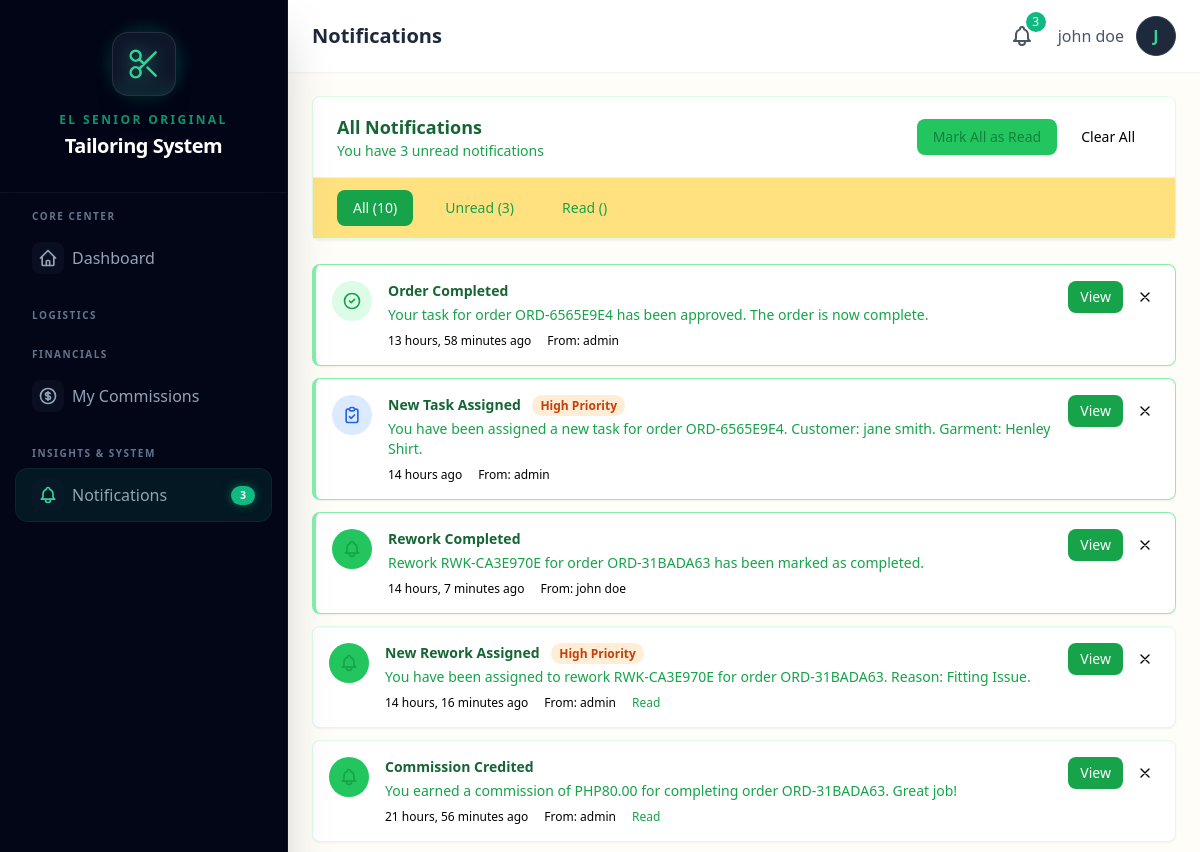
Page /notifications/ (signed in, upper part) on the earlier database version.
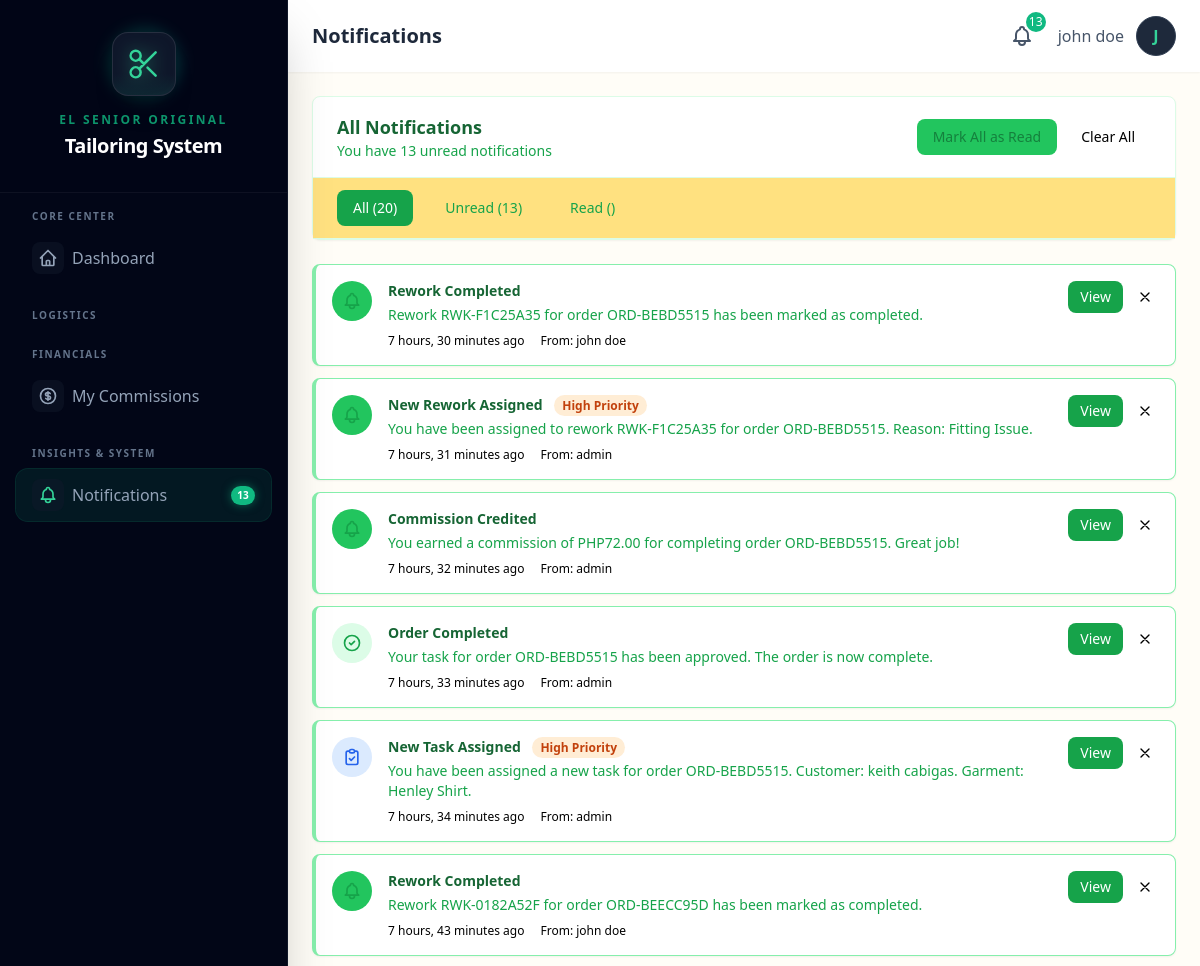
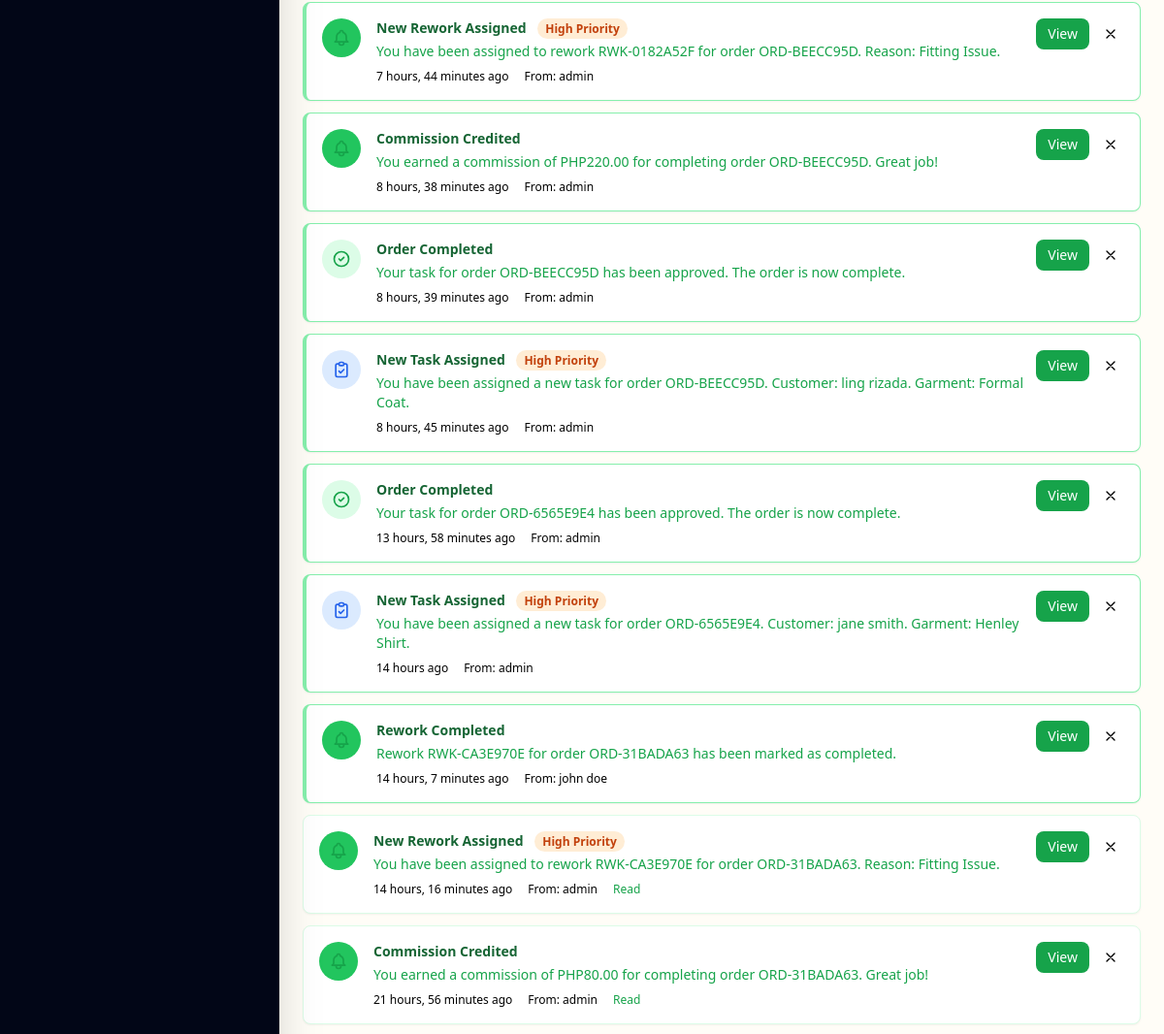
Same page on the later database version (2 pictures, top to bottom).
### core/models.py (models this page shows, shortened)
class Notification(models.Model):
    TYPE_CHOICES = [
        ('task_assigned', 'Task Assigned'),
        ('task_started', 'Task Started'),
        ('task_completed', 'Task Completed'),
        ('task_approved', 'Order Completed'),
        ('order_created', 'Order Created'),
        ('payment_received', 'Payment Received'),
        ('low_stock', 'Low Stock Alert'),
        ('rework_assigned', 'Rework Assigned'),
        ('rework_completed', 'Rework Completed'),
        ('general', 'General'),
    ]
    PRIORITY_CHOICES = [
        ('low', 'Low'),
        ('normal', 'Normal'),
        ('high', 'High'),
        ('urgent', 'Urgent'),
    ]
    recipient = models.ForeignKey(
        User,
        on_delete=models.CASCADE,
        related_name='notifications'
    )
    sender = models.ForeignKey(
        User,
        on_delete=models.SET_NULL,
        null=True,
        blank=True,
        related_name='sent_notifications'
    )
    notification_type = models.CharField(
        max_length=30,
        choices=TYPE_CHOICES,
        default='general'
    )
    title = models.CharField(max_length=200)
    message = models.TextField()
    priority = models.CharField(
        max_length=10,
        choices=PRIORITY_CHOICES,
        default='normal'
    )
    order = models.ForeignKey(
        Order,
        on_delete=models.CASCADE,
        null=True,
        blank=True,
        related_name='notifications'
    )
    task = models.ForeignKey(
        'TailoringTask',
        on_delete=models.CASCADE,
        null=True,
        blank=True,
        related_name='notifications'
    )
    action_url = models.CharField(max_length=500, blank=True)
    is_read = models.BooleanField(default=False)
    read_at = models.DateTimeField(null=True, blank=True)
    created_at = models.DateTimeField(auto_now_add=True)
    class Meta:
        ordering = ['-created_at']
        verbose_name = "Notification"
        verbose_name_plural = "Notifications"
        indexes = [
            models.Index(fields=['recipient', 'is_read']),
            models.Index(fields=['recipient', '-created_at']),
        ]
    @classmethod
    def get_unread_count(cls, user):
        return cls.objects.filter(recipient=user, is_read=False).count()
    @classmethod
    def get_recent_notifications(cls, user, limit=10):
        return cls.objects.filter(recipient=user).select_related(
            'sender', 'order', 'task'
        )[:limit]

### core/views.py (the view)
# urls.py: path("notifications/", views.notification_list, name="notification_list"),
@login_required
def notification_list(request):
    filter_type = request.GET.get("filter", "all")
    notifications = (
        Notification.objects.filter(recipient=request.user)
        .select_related("sender", "order", "task")
        .order_by("-created_at")
    )
    if filter_type == "unread":
        notifications = notifications.filter(is_read=False)
    elif filter_type == "read":
        notifications = notifications.filter(is_read=True)
    paginator = Paginator(notifications, 20)
    page = request.GET.get("page", 1)
    notifications = paginator.get_page(page)
    total_count = Notification.objects.filter(recipient=request.user).count()
    unread_count = Notification.objects.filter(
        recipient=request.user, is_read=False
    ).count()
    context = {
        "notifications": notifications,
        "filter_type": filter_type,
        "total_count": total_count,
        "unread_count": unread_count,
    }
    if request.headers.get("HX-Request"):
        return render(request, "notifications/partials/notification_list.html", context)
    return render(request, "notifications/list.html", context)

### templates/notifications/list.html (shortened to what this page needs)
{% extends 'base.html' %}
{% block page_title %}Notifications{% endblock %}
{% block content %}
<div class="max-w-4xl mx-auto">
    <div class="bg-white rounded-lg shadow-sm border border-green-100 mb-6">
        <div class="px-6 py-4 border-b border-green-100 flex flex-col sm:flex-row sm:items-center sm:justify-between gap-4">
            <div>
                <h2 class="text-lg font-semibold text-green-800">All Notifications</h2>
                <p class="text-sm text-green-600">
                    {% if unread_count > 0 %}
                        You have {{ unread_count }} unread notification{{ unread_count|pluralize }}
                    {% else %}
                        No unread notifications
                    {% endif %}
                </p>
            </div>
            <div class="flex items-center gap-2">
                {% if unread_count > 0 %}
                <form method="post" action="{% url 'notification_mark_all_read' %}" class="inline">
                    <button type="submit"
                            class="px-4 py-2 text-sm bg-green-500 text-green-700 rounded-lg hover:bg-green-500 transition-colors">
                        Mark All as Read
                    </button>
                </form>
                {% endif %}
                {% if total_count > 0 %}
                <form method="post" action="{% url 'notification_clear_all' %}" class="inline"
                      onsubmit="return confirm('Are you sure you want to clear all notifications?')">
                    <button type="submit"
                            class="px-4 py-2 text-sm bg-salmon-100 text-salmon-500 rounded-lg hover:bg-salmon-200 transition-colors">
                        Clear All
                    </button>
                </form>
                {% endif %}
            </div>
        </div>
        <div class="px-6 py-3 bg-cream-500 border-b border-green-100">
            <div class="flex gap-4">
                <a href="?filter=all"
                   class="px-4 py-2 text-sm rounded-lg transition-colors {% if filter_type == 'all' %}bg-green-600 text-white{% else %}text-green-600 hover:bg-green-500{% endif %}">
                    All ({{ total_count }})
                </a>
                <a href="?filter=unread"
                   class="px-4 py-2 text-sm rounded-lg transition-colors {% if filter_type == 'unread' %}bg-green-600 text-white{% else %}text-green-600 hover:bg-green-500{% endif %}">
                    Unread ({{ unread_count }})
                </a>
                <a href="?filter=read"
                   class="px-4 py-2 text-sm rounded-lg transition-colors {% if filter_type == 'read' %}bg-green-600 text-white{% else %}text-green-600 hover:bg-green-500{% endif %}">
                    Read ({{ total_count|add:"-"|add:unread_count }})
                </a>
            </div>
        </div>
    </div>
    <div id="notification-list" class="space-y-3">
        {% include 'notifications/partials/notification_list.html' %}
    </div>
</div>
{% endblock %}

### templates/base.html (shortened to what the changed rows need)
<!DOCTYPE html>
<html lang="en">
<head>
    {% load static %}
    <script src="{% static 'js/tailwind.js' %}"></script>
</head>
<body class="bg-cream-50 min-h-screen">
    {% block body %}
    {% if user.is_authenticated %}
    <div x-data="{ sidebarOpen: false }" class="flex h-screen overflow-hidden">
        <aside :class="sidebarOpen ? 'translate-x-0' : '-translate-x-full'"
            class="fixed inset-y-0 left-0 z-30 w-72 bg-slate-950 border-r border-slate-800/50 transform transition-all duration-300 ease-in-out lg:translate-x-0 lg:static lg:inset-auto no-print shadow-2xl overflow-y-auto scrollbar-thin scrollbar-thumb-slate-800 scrollbar-track-transparent">
            <div class="sticky top-0 z-20 flex flex-col items-center justify-center py-8 px-6 bg-slate-950/80 backdrop-blur-md border-b border-white/5">
                <h2 class="mt-4 text-center">
                    <span class="block text-xs uppercase tracking-[0.2em] text-emerald-500 font-bold mb-1 opacity-80">El Senior Original</span>
                    <span class="block text-xl font-black text-white tracking-tight">Tailoring System</span>
                </h2>
            </div>
            <nav class="mt-4 px-4 pb-8 space-y-6">
                <div>
                    <div class="space-y-1">
                        <a href="{% url 'notification_list' %}"
                            class="flex items-center px-4 py-2.5 text-slate-400 rounded-xl hover:bg-white/5 hover:text-white transition-all duration-200 group {% if 'notifications' in request.path %}bg-emerald-500/10 text-emerald-400 ring-1 ring-emerald-500/20{% endif %}">
                            <div class="w-8 h-8 flex items-center justify-center mr-2 rounded-lg bg-slate-900/50 group-hover:bg-emerald-500/10 transition-colors">
                                <svg class="w-5 h-5 {% if 'notifications' in request.path %}text-emerald-400{% else %}group-hover:text-emerald-400{% endif %}"
                                    fill="none" stroke="currentColor" viewBox="0 0 24 24">
                                    <path stroke-linecap="round" stroke-linejoin="round" stroke-width="2"
                                        d="M15 17h5l-1.405-1.405A2.032 2.032 0 0118 14.158V11a6.002 6.002 0 00-4-5.659V5a2 2 0 10-4 0v.341C7.67 6.165 6 8.388 6 11v3.159c0 .538-.214 1.055-.595 1.436L4 17h5m6 0v1a3 3 0 11-6 0v-1m6 0H9" />
                                </svg>
                            </div>
                            <span class="font-medium">Notifications</span>
                            {% if unread_notification_count > 0 %}
                            <span class="ml-auto bg-emerald-500 text-white text-[10px] font-bold rounded-full px-1.5 py-0.5 min-w-[1.5rem] text-center shadow-[0_0_10px_rgba(16,185,129,0.5)]">{{ unread_notification_count }}</span>
                            {% endif %}
                        </a>
                    </div>
                </div>
            </nav>
        </aside>
        <div class="flex-1 flex flex-col overflow-hidden">
            <header class="bg-white shadow-sm z-10 no-print">
                <div class="flex items-center justify-between px-6 py-4">
                    <h1 class="text-xl font-semibold text-slate-800">{% block page_title %}Dashboard{% endblock %}</h1>
                    <div class="flex items-center gap-4">
                        <div x-data="{ notifOpen: false }" class="relative">
                            <button @click="notifOpen = !notifOpen" @click.away="notifOpen = false"
                                class="relative p-2 text-slate-600 hover:text-slate-800 hover:bg-slate-100 rounded-full focus:outline-none transition-colors"
                                hx-get="{% url 'notification_dropdown' %}" hx-trigger="click"
                                hx-target="#notification-dropdown-content" hx-swap="innerHTML">
                                {% if unread_notification_count > 0 %}
                                <span
                                    class="absolute -top-1 -right-1 bg-emerald-500 text-white text-xs rounded-full h-5 w-5 flex items-center justify-center animate-pulse">
                                    {{ unread_notification_count|default:0 }}
                                </span>
                                {% endif %}
                            </button>
                        </div>
                    </div>
            </header>
            <main class="flex-1 overflow-y-auto p-6">
                {% block content %}{% endblock %}
            </main>
        </div>
    </div>
    {% else %}
    {% block unauthenticated_content %}{% endblock %}
    {% endif %}
    {% endblock %}
</body>
</html>

### templates/notifications/partials/notification_item.html (shortened to what the changed rows need)
{% load static %}
<div id="notification-{{ notification.pk }}"
     class="bg-white rounded-lg shadow-sm border {% if not notification.is_read %}border-green-300 border-l-4 border-l-brown-500{% else %}border-green-100{% endif %} p-4 hover:shadow-md transition-shadow">
    <div class="flex items-start gap-4">
        <div class="flex-shrink-0">
            {% if notification.notification_type == 'task_assigned' %}
            <div class="w-10 h-10 rounded-full bg-blue-100 flex items-center justify-center">
                <svg class="w-5 h-5 text-blue-600" fill="none" stroke="currentColor" viewBox="0 0 24 24">
                    <path stroke-linecap="round" stroke-linejoin="round" stroke-width="2"
                          d="M9 5H7a2 2 0 00-2 2v12a2 2 0 002 2h10a2 2 0 002-2V7a2 2 0 00-2-2h-2M9 5a2 2 0 002 2h2a2 2 0 002-2M9 5a2 2 0 012-2h2a2 2 0 012 2m-6 9l2 2 4-4"/>
                </svg>
            </div>
            {% elif notification.notification_type == 'task_approved' %}
            <div class="w-10 h-10 rounded-full bg-green-100 flex items-center justify-center">
                <svg class="w-5 h-5 text-green-600" fill="none" stroke="currentColor" viewBox="0 0 24 24">
                    <path stroke-linecap="round" stroke-linejoin="round" stroke-width="2"
                          d="M9 12l2 2 4-4m6 2a9 9 0 11-18 0 9 9 0 0118 0z"/>
                </svg>
            </div>
            {% else %}
            <div class="w-10 h-10 rounded-full bg-green-500 flex items-center justify-center">
            </div>
            {% endif %}
        </div>
        <div class="flex-1 min-w-0">
            <div class="flex items-start justify-between gap-2">
                <div>
                    <h4 class="text-sm font-semibold text-green-800 {% if not notification.is_read %}font-bold{% endif %}">
                        {{ notification.title }}
                        {% if notification.priority == 'urgent' %}
                        <span class="ml-2 px-2 py-0.5 text-xs bg-salmon-100 text-salmon-500 rounded-full">Urgent</span>
                        {% elif notification.priority == 'high' %}
                        <span class="ml-2 px-2 py-0.5 text-xs bg-orange-100 text-orange-700 rounded-full">High Priority</span>
                        {% endif %}
                    </h4>
                    <p class="text-sm text-green-600 mt-1">{{ notification.message }}</p>
                    <div class="flex items-center gap-4 mt-2 text-xs text-cream-600">
                        <span>{{ notification.created_at|timesince }} ago</span>
                        {% if notification.sender %}
                        <span>From: {{ notification.sender.get_full_name|default:notification.sender.username }}</span>
                        {% endif %}
                        {% if notification.is_read %}
                        <span class="text-green-600">Read</span>
                        {% endif %}
                    </div>
                </div>
                <div class="flex items-center gap-2 flex-shrink-0">
                    {% if notification.action_url %}
                    <a href="{% url 'notification_mark_read' notification.pk %}"
                       class="px-3 py-1.5 text-sm bg-green-600 text-white rounded-lg hover:bg-green-700 transition-colors">
                        View
                    </a>
                    {% elif not notification.is_read %}
                    <a href="{% url 'notification_mark_read' notification.pk %}"
                       class="px-3 py-1.5 text-sm bg-green-500 text-green-700 rounded-lg hover:bg-green-500 transition-colors">
                        Mark Read
                    </a>
                    {% endif %}
                    <form method="post" action="{% url 'notification_delete' notification.pk %}" class="inline">
                        <button type="submit"
                                class="p-1.5 text-cream-600 hover:text-salmon-500 hover:bg-salmon-50 rounded transition-colors"
                                title="Delete notification">
                            <svg class="w-4 h-4" fill="none" stroke="currentColor" viewBox="0 0 24 24">
                                <path stroke-linecap="round" stroke-linejoin="round" stroke-width="2" d="M6 18L18 6M6 6l12 12"/>
                            </svg>
                        </button>
                    </form>
                </div>
            </div>
        </div>
    </div>
</div>

Differences in the rows shown:
added Notification: notification_type "rework_completed" (drawn), title "Rework Completed", message "Rework RWK-F1C25A35 for order ORD-BEBD5515 has been marked as completed.", created_at "7 hours, 30 minutes", sender.get_full_name "john doe", action_url "View"
added Notification: notification_type "rework_assigned" (drawn), title "New Rework Assigned", priority "High Priority", message "You have been assigned to rework RWK-F1C25A35 for order ORD-BEBD5515. Reason: Fitting Issue.", created_at "7 hours, 31 minutes", sender.get_full_name "admin", action_url "View"
added Notification: notification_type "general" (drawn), title "Commission Credited", message "You earned a commission of PHP72.00 for completing order ORD-BEBD5515. Great job!", created_at "7 hours, 32 minutes", sender.get_full_name "admin", action_url "View"
added Notification: notification_type "task_approved" (drawn), title "Order Completed", message "Your task for order ORD-BEBD5515 has been approved. The order is now complete.", created_at "7 hours, 33 minutes", sender.get_full_name "admin", action_url "View"
added Notification: notification_type "task_assigned" (drawn), title "New Task Assigned", priority "High Priority", message "You have been assigned a new task for order ORD-BEBD5515. Customer: keith cabigas. Garment: Henley Shirt.", created_at "7 hours, 34 minutes", sender.get_full_name "admin", action_url "View"
added Notification: notification_type "rework_completed" (drawn), title "Rework Completed", message "Rework RWK-0182A52F for order ORD-BEECC95D has been marked as completed.", created_at "7 hours, 43 minutes", sender.get_full_name "john doe", action_url "View"
added Notification: notification_type "rework_assigned" (drawn), title "New Rework Assigned", priority "High Priority", message "You have been assigned to rework RWK-0182A52F for order ORD-BEECC95D. Reason: Fitting Issue.", created_at "7 hours, 44 minutes", sender.get_full_name "admin", action_url "View"
added Notification: notification_type "general" (drawn), title "Commission Credited", message "You earned a commission of PHP220.00 for completing order ORD-BEECC95D. Great job!", created_at "8 hours, 38 minutes", sender.get_full_name "admin", action_url "View"
added Notification: notification_type "task_approved" (drawn), title "Order Completed", message "Your task for order ORD-BEECC95D has been approved. The order is now complete.", created_at "8 hours, 39 minutes", sender.get_full_name "admin", action_url "View"
added Notification: notification_type "task_assigned" (drawn), title "New Task Assigned", priority "High Priority", message "You have been assigned a new task for order ORD-BEECC95D. Customer: ling rizada. Garment: Formal Coat.", created_at "8 hours, 45 minutes", sender.get_full_name "admin", action_url "View"
Other differences:
{{ unread_notification_count }}: "3" → "13"
{{ unread_notification_count|default:0 }}: "3" → "13"
{{ unread_count }}: "3" → "13"
{{ total_count }}: "10" → "20"
